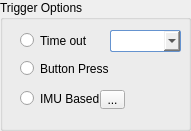
       <widget class="QGroupBox" name="groupBox">
        <property name="geometry">
         <rect>
          <x>440</x>
          <y>520</y>
          <width>191</width>
          <height>131</height>
         </rect>
        </property>
        <property name="styleSheet">
         <string notr="true">QPushButton {
    border: 1px solid #6593cf;
    border-radius: 15px; /* Half of the button's height */
    padding: 5px;
    background: qlineargradient(x1 : 0, y1 : 0, x2 : 0, y2 : 1, 
        stop : 0.0 #f5f9ff, stop : 0.5 #c7dfff, stop : 0.55 #afd2ff, stop : 1.0 #c0dbff);
    color: #000000;
    font: large &quot;Arial&quot;;
    font-size: 16px;
    height: 30px;
    width: 30px; /* Equal to height for a round shape */
}
</string>
        </property>
        <property name="title">
         <string>Trigger Options</string>
        </property>
        <widget class="QRadioButton" name="radioButton_p1t1">
         <property name="geometry">
          <rect>
           <x>20</x>
           <y>30</y>
           <width>111</width>
           <height>21</height>
          </rect>
         </property>
         <property name="text">
          <string>Time out</string>
         </property>
        </widget>
        <widget class="QComboBox" name="comboBox_onTime1">
         <property name="geometry">
          <rect>
           <x>110</x>
           <y>30</y>
           <width>71</width>
           <height>22</height>
          </rect>
         </property>
         <property name="styleSheet">
          <string notr="true">QComboBox:hover{
        background: qlineargradient(x1 : 0, y1 : 0, x2 : 0, y2 :   1, stop :   0.0 #ffd9aa,
                stop :   0.5 #ffbb6e, stop :   0.55 #feae42, stop :   1.0 #fedb74);
}

QComboBox {
        border: 1px solid #6593cf;
        border-radius: 2px;
        padding: 5px 5px 2px 5px;
        background: qlineargradient(x1 : 0, y1 : 0, x2 : 0, y2 :   1, stop :   0.0 #f5f9ff,
                stop :   0.5 #c7dfff, stop :   0.55 #afd2ff, stop :   1.0 #c0dbff);
        color: #0000;
        font:  large &quot;Arial&quot;;
		font-size: 10px;
        height: 30px;
}



QComboBox:pressed {
        background: qlineargradient(x1 : 0, y1 : 0, x2 : 0, y2 :   1, stop :   0.0 #c0dbff,
        stop :   0.5 #cfd26f, stop :   0.55 #c7df6f, stop :   1.0 #f5f9ff);
        padding-top: 2px;
        padding-left: 3px;

}
QComboBox:on {
        background: qlineargradient(x1 : 0, y1 : 0, x2 : 0, y2 :   1, stop :   0.0 #5AA72D,
        stop :   0.5 #B3E296, stop :   0.55 #B3E296, stop :   1.0 #f5f9ff);
        padding-top: 2px;
        padding-left: 3px;
}

QComboBox:disabled {
        background: transparent #e5e9ee;
        padding-top: 2px;        
        padding-left: 3px;
        color: black;
}</string>
         </property>
        </widget>
        <widget class="QRadioButton" name="radioButton_p1t2">
         <property name="geometry">
          <rect>
           <x>20</x>
           <y>60</y>
           <width>101</width>
           <height>17</height>
          </rect>
         </property>
         <property name="text">
          <string>Button Press</string>
         </property>
        </widget>
        <widget class="QRadioButton" name="radioButton_p1t3">
         <property name="geometry">
          <rect>
           <x>20</x>
           <y>90</y>
           <width>91</width>
           <height>17</height>
          </rect>
         </property>
         <property name="text">
          <string>IMU Based</string>
         </property>
        </widget>
        <widget class="QToolButton" name="toolButton_imu1">
         <property name="geometry">
          <rect>
           <x>100</x>
           <y>90</y>
           <width>25</width>
           <height>19</height>
          </rect>
         </property>
         <property name="styleSheet">
          <string notr="true">QPushButton {
    border: 1px solid #6593cf;
    border-radius: 15px; /* Half of the button's height */
    padding: 5px;
    background: qlineargradient(x1 : 0, y1 : 0, x2 : 0, y2 : 1, 
        stop : 0.0 #f5f9ff, stop : 0.5 #c7dfff, stop : 0.55 #afd2ff, stop : 1.0 #c0dbff);
    color: #000000;
    font: large &quot;Arial&quot;;
    font-size: 16px;
    height: 30px;
    width: 30px; /* Equal to height for a round shape */
}
</string>
         </property>
         <property name="text">
          <string>...</string>
         </property>
        </widget>
       </widget>
